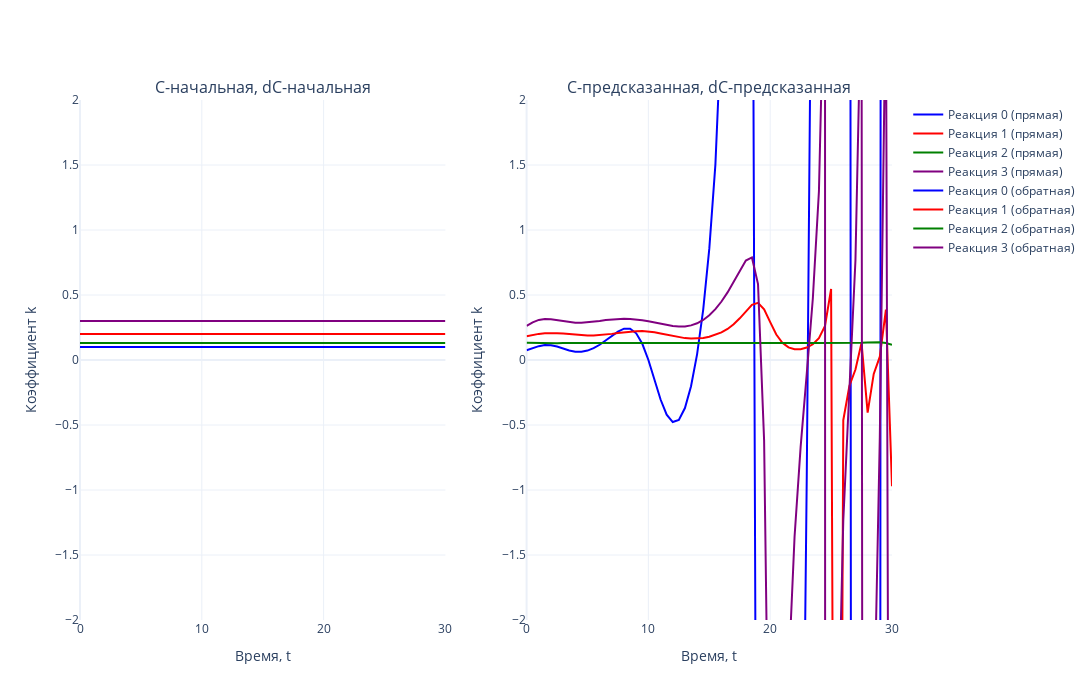

Notebook source saved alongside this figure:
### Markdown cell above
## Генерация k в ходе обратной задачи

### Code cell
# Задаем цвета (4 цвета для реакций)
colors = ['blue', 'red', 'green', 'purple']

# Создаем два подграфика (2 столбца, 1 строка)
fig = make_subplots(rows=1, cols=2, subplot_titles=['С-начальная, dC-начальная', 'С-предсказанная, dC-предсказанная'])

# Первый график (прямая задача)
for i in range(N_REACTION):  
    fig.add_trace(go.Scatter(
        x=tsteps, 
        y=k_TRUE[i, :], 
        mode='lines', 
        name=f'Реакция {i} (прямая)',
        line=dict(color=colors[i % len(colors)])  # Применяем цвета циклично
    ), row=1, col=1)

# Второй график (обратная задача)
for i in range(N_REACTION):  
    fig.add_trace(go.Scatter(
        x=tsteps, 
        y=k_predict[i, :], 
        mode='lines', 
        name=f'Реакция {i} (обратная)',
        line=dict(color=colors[i % len(colors)])  # Применяем цвета циклично
    ), row=1, col=2)

# Настройки общего макета
fig.update_layout(
    template='plotly_white',
    width=1400,  # Общая ширина холста
    height=700,  # Высота холста
    showlegend=True
)

# Ограничение оси Y
fig.update_yaxes(range=[-2, 2], title_text='Коэффициент k', row=1, col=1)
fig.update_yaxes(range=[-2, 2], title_text='Коэффициент k', row=1, col=2)

# Подписи оси X
fig.update_xaxes(title_text='Время, t', row=1, col=1)
fig.update_xaxes(title_text='Время, t', row=1, col=2)

# Отображение графика
fig.show()
